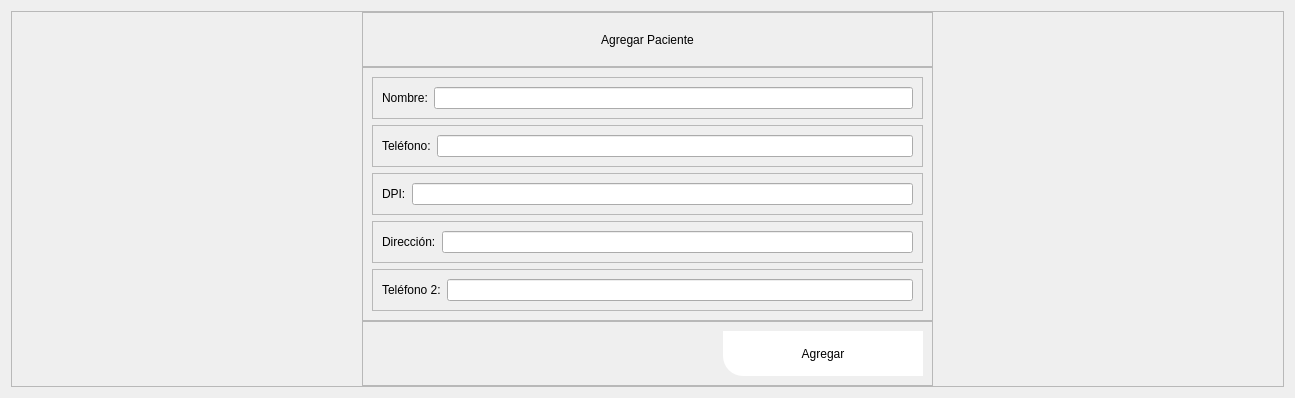
            <widget class="QWidget" name="page_agregar_paciente">
             <layout class="QVBoxLayout" name="verticalLayout_14">
              <item>
               <widget class="QFrame" name="frame_9">
                <property name="frameShape">
                 <enum>QFrame::StyledPanel</enum>
                </property>
                <property name="frameShadow">
                 <enum>QFrame::Raised</enum>
                </property>
                <layout class="QVBoxLayout" name="verticalLayout_13">
                 <property name="spacing">
                  <number>0</number>
                 </property>
                 <property name="leftMargin">
                  <number>350</number>
                 </property>
                 <property name="topMargin">
                  <number>0</number>
                 </property>
                 <property name="rightMargin">
                  <number>350</number>
                 </property>
                 <property name="bottomMargin">
                  <number>0</number>
                 </property>
                 <item>
                  <widget class="QFrame" name="frame_12">
                   <property name="minimumSize">
                    <size>
                     <width>0</width>
                     <height>55</height>
                    </size>
                   </property>
                   <property name="maximumSize">
                    <size>
                     <width>16777215</width>
                     <height>55</height>
                    </size>
                   </property>
                   <property name="frameShape">
                    <enum>QFrame::StyledPanel</enum>
                   </property>
                   <property name="frameShadow">
                    <enum>QFrame::Raised</enum>
                   </property>
                   <layout class="QVBoxLayout" name="verticalLayout_8">
                    <item>
                     <widget class="QLabel" name="label_6">
                      <property name="maximumSize">
                       <size>
                        <width>16777215</width>
                        <height>55</height>
                       </size>
                      </property>
                      <property name="styleSheet">
                       <string notr="true">color: rgb(0,0,0);
font: 75 10pt &quot;Open Sans Semibold&quot;</string>
                      </property>
                      <property name="text">
                       <string>Agregar Paciente</string>
                      </property>
                      <property name="alignment">
                       <set>Qt::AlignCenter</set>
                      </property>
                     </widget>
                    </item>
                   </layout>
                  </widget>
                 </item>
                 <item>
                  <widget class="QFrame" name="frame_13">
                   <property name="frameShape">
                    <enum>QFrame::StyledPanel</enum>
                   </property>
                   <property name="frameShadow">
                    <enum>QFrame::Raised</enum>
                   </property>
                   <layout class="QVBoxLayout" name="verticalLayout_11">
                    <item>
                     <widget class="QFrame" name="frame_16">
                      <property name="frameShape">
                       <enum>QFrame::StyledPanel</enum>
                      </property>
                      <property name="frameShadow">
                       <enum>QFrame::Raised</enum>
                      </property>
                      <layout class="QHBoxLayout" name="horizontalLayout_7">
                       <item>
                        <widget class="QLabel" name="label_7">
                         <property name="styleSheet">
                          <string notr="true">color: rgb(0,0,0);
font: 75 10pt &quot;Open Sans Semibold&quot;</string>
                         </property>
                         <property name="text">
                          <string>Nombre:</string>
                         </property>
                        </widget>
                       </item>
                       <item>
                        <widget class="QLineEdit" name="info_usuario_2"/>
                       </item>
                      </layout>
                     </widget>
                    </item>
                    <item>
                     <widget class="QFrame" name="frame_20">
                      <property name="frameShape">
                       <enum>QFrame::StyledPanel</enum>
                      </property>
                      <property name="frameShadow">
                       <enum>QFrame::Raised</enum>
                      </property>
                      <layout class="QHBoxLayout" name="horizontalLayout_11">
                       <item>
                        <widget class="QLabel" name="label_12">
                         <property name="styleSheet">
                          <string notr="true">color: rgb(0,0,0);
font: 75 10pt &quot;Open Sans Semibold&quot;</string>
                         </property>
                         <property name="text">
                          <string>Teléfono:</string>
                         </property>
                        </widget>
                       </item>
                       <item>
                        <widget class="QLineEdit" name="info_usuario_6"/>
                       </item>
                      </layout>
                     </widget>
                    </item>
                    <item>
                     <widget class="QFrame" name="frame_17">
                      <property name="frameShape">
                       <enum>QFrame::StyledPanel</enum>
                      </property>
                      <property name="frameShadow">
                       <enum>QFrame::Raised</enum>
                      </property>
                      <layout class="QHBoxLayout" name="horizontalLayout_8">
                       <item>
                        <widget class="QLabel" name="label_8">
                         <property name="styleSheet">
                          <string notr="true">color: rgb(0,0,0);
font: 75 10pt &quot;Open Sans Semibold&quot;</string>
                         </property>
                         <property name="text">
                          <string>DPI:</string>
                         </property>
                        </widget>
                       </item>
                       <item>
                        <widget class="QLineEdit" name="info_usuario_3"/>
                       </item>
                      </layout>
                     </widget>
                    </item>
                    <item>
                     <widget class="QFrame" name="frame_19">
                      <property name="frameShape">
                       <enum>QFrame::StyledPanel</enum>
                      </property>
                      <property name="frameShadow">
                       <enum>QFrame::Raised</enum>
                      </property>
                      <layout class="QHBoxLayout" name="horizontalLayout_10">
                       <item>
                        <widget class="QLabel" name="label_11">
                         <property name="styleSheet">
                          <string notr="true">color: rgb(0,0,0);
font: 75 10pt &quot;Open Sans Semibold&quot;</string>
                         </property>
                         <property name="text">
                          <string>Dirección:</string>
                         </property>
                        </widget>
                       </item>
                       <item>
                        <widget class="QLineEdit" name="info_usuario_5"/>
                       </item>
                      </layout>
                     </widget>
                    </item>
                    <item>
                     <widget class="QFrame" name="frame_18">
                      <property name="frameShape">
                       <enum>QFrame::StyledPanel</enum>
                      </property>
                      <property name="frameShadow">
                       <enum>QFrame::Raised</enum>
                      </property>
                      <layout class="QHBoxLayout" name="horizontalLayout_9">
                       <item>
                        <widget class="QLabel" name="label_10">
                         <property name="styleSheet">
                          <string notr="true">color: rgb(0,0,0);
font: 75 10pt &quot;Open Sans Semibold&quot;</string>
                         </property>
                         <property name="text">
                          <string>Teléfono 2:</string>
                         </property>
                        </widget>
                       </item>
                       <item>
                        <widget class="QLineEdit" name="info_usuario_4"/>
                       </item>
                      </layout>
                     </widget>
                    </item>
                   </layout>
                  </widget>
                 </item>
                 <item>
                  <widget class="QFrame" name="frame_29">
                   <property name="maximumSize">
                    <size>
                     <width>16777215</width>
                     <height>100</height>
                    </size>
                   </property>
                   <property name="frameShape">
                    <enum>QFrame::StyledPanel</enum>
                   </property>
                   <property name="frameShadow">
                    <enum>QFrame::Raised</enum>
                   </property>
                   <layout class="QHBoxLayout" name="horizontalLayout_24">
                    <item>
                     <spacer name="horizontalSpacer_3">
                      <property name="orientation">
                       <enum>Qt::Horizontal</enum>
                      </property>
                      <property name="sizeHint" stdset="0">
                       <size>
                        <width>351</width>
                        <height>20</height>
                       </size>
                      </property>
                     </spacer>
                    </item>
                    <item>
                     <widget class="QPushButton" name="cargar_invetario_16">
                      <property name="minimumSize">
                       <size>
                        <width>200</width>
                        <height>45</height>
                       </size>
                      </property>
                      <property name="maximumSize">
                       <size>
                        <width>150</width>
                        <height>16777215</height>
                       </size>
                      </property>
                      <property name="styleSheet">
                       <string notr="true">QFrame{
background-color: rgb(51, 157, 255);
}

QPushButton{
color: rgb(0, 0, 0);
	background-color: rgb(255, 255, 255);
border-bottom-left-radius:20px;
font: 75 9pt &quot;Open Sans Semibold&quot;
}

QPushButton:hover{
color: rgb(255, 255, 255);
background-color: rgb(160, 207, 41);
border-bottom-left-radius:10px;
border-bottom-right-radius:10px;
border-top-left-radius:10px;
border-top-right-radius:10px;
font: 75 9pt  &quot;Open Sans Semibold&quot;
}</string>
                      </property>
                      <property name="text">
                       <string>Agregar</string>
                      </property>
                      <property name="icon">
                       <iconset>
                        <normaloff>../../../Desktop/Centro Médico Tejutla/Iconos Farmacia/x.png</normaloff>../../../Desktop/Centro Médico Tejutla/Iconos Farmacia/x.png</iconset>
                      </property>
                      <property name="iconSize">
                       <size>
                        <width>55</width>
                        <height>50</height>
                       </size>
                      </property>
                     </widget>
                    </item>
                   </layout>
                  </widget>
                 </item>
                </layout>
               </widget>
              </item>
             </layout>
            </widget>
